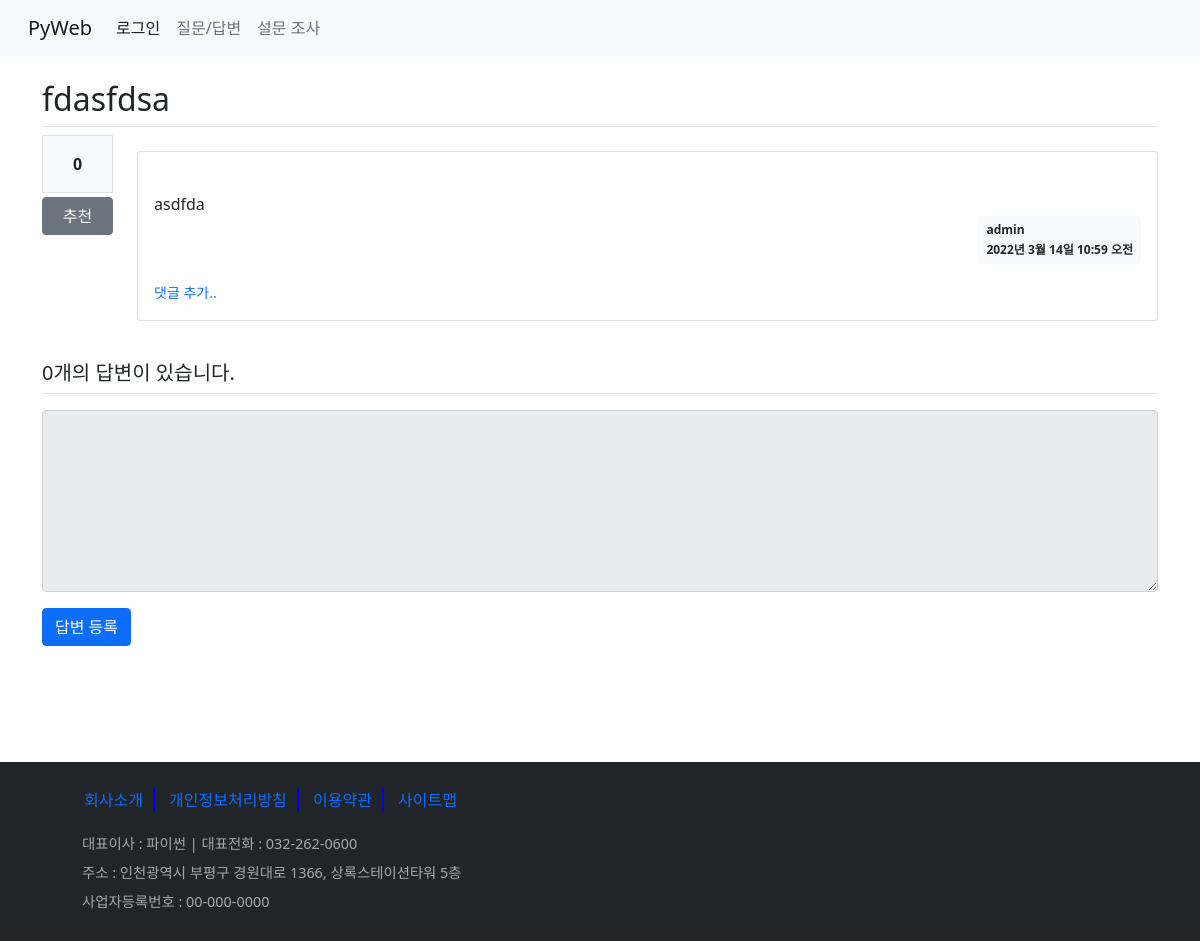
/board/30/, run on an earlier commit of the app's database.
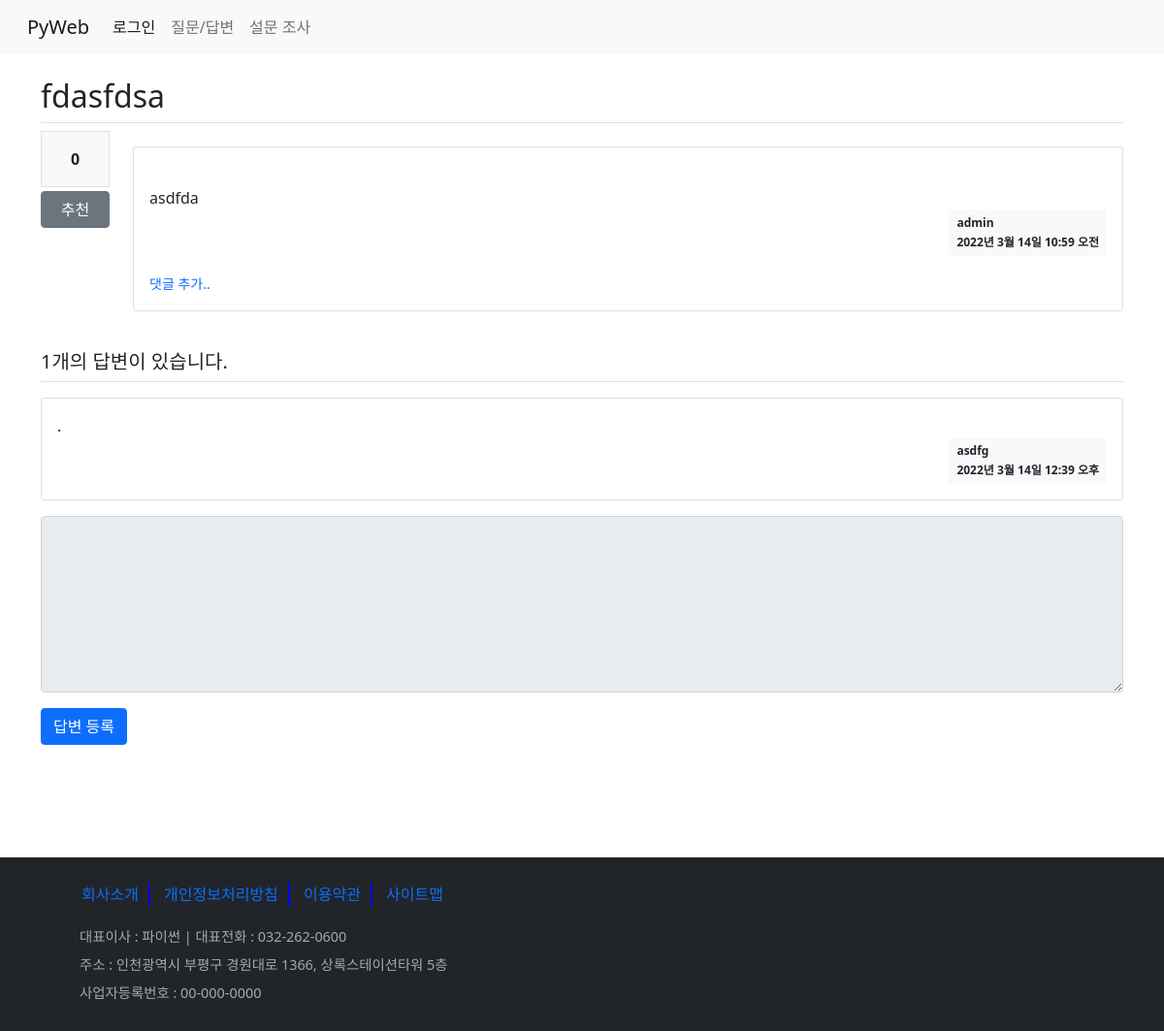
And on a later commit of the database.
### board/models.py (models this page shows, shortened)
class Question(models.Model):
    subject = models.CharField(max_length=200)
    content = models.TextField()
    create_date = models.DateTimeField()                                                            # 반드시 있어야 함(NOT NULL)
    modify_date = models.DateTimeField(null=True, blank=True)                                       # null 허용, blank - 폼 데이터 null
    author = models.ForeignKey(User, on_delete=models.CASCADE, related_name='author_question')      # user의 username과 외래키 설정
    voter = models.ManyToManyField(User, related_name='voter_question')                             # 추천수 - 다대다 관계

class Answer(models.Model):
    content = models.TextField()
    create_date = models.DateTimeField()
    modify_date = models.DateTimeField(null=True, blank=True)
    question = models.ForeignKey(Question, on_delete=models.CASCADE)
    author = models.ForeignKey(User, on_delete=models.CASCADE)          # user의 username과 외래키 설정

### board/views/base_views.py (the view)
# urls.py: path('<int:question_id>/', base_views.detail, name='detail'),    # 127.0.0.1:8000/board/1/
def detail(request, question_id):
    question = get_object_or_404(Question, pk=question_id)      # url 경로 오류 처리(오류 대신 Page not found (404) 출력)
    context = {'question':question}
    return render(request, 'board/detail.html', context)

### templates/board/detail.html (shortened to what this page needs)
{% extends 'base.html' %}
{% block content %}
    <div class="container my-3">
       <h2 class="border-bottom py-2">{{ question.subject }}</h2>
        <div class="row">
            <div class="col-1">
                <div class="bg-light text-center border p-3 font-weight-bolder">
                     {{ question.voter.count }}
                </div>
                <a href="#" data-uri="{% url 'board:vote_question' question.id %}"
                   class="recommend btn btn-secondary btn-block my-1">추천</a>
            </div>
            <div class="col-11">
                <div class="card my-3">
                    <div class="card-body">
                        <div class="card-text" style="white-space:pre-line">
                            {{ question.content }}
                        </div>
                        <div class="d-flex justify-content-end">
                            <div class="badge badge-light text-dark p-2 text-left">
                                <div class="mb-2">{{ question.author }}</div>
                                <div>{{ question.create_date }}</div>
                            </div>
                        </div>
                        <div>
                            <a href="{% url 'board:comment_create_question' question.id %}"
                            class="text-decoration-none small">댓글 추가..</a>
                        </div>
                    </div>
                </div>
            </div>
        </div>
        <h5 class="border-bottom my-3 py-2">
            {{ question.answer_set.count }}개의 답변이 있습니다.
        </h5>
        {% for answer in question.answer_set.all %}
        <div class="card my-3">
            <div class="card-body">
                <div class="card-text" style="white-space:pre-line">{{ answer.content }}</div>
                <div class="d-flex justify-content-end">
                    <div class="badge badge-light badge text-dark p-2 text-left">
                        <div class="mb-2">{{ answer.author }}</div>
                        <div>{{ answer.create_date }}</div>
                    </div>
                </div>
            </div>
        </div>
        {% endfor %}
        <form action="{% url 'board:answer_create' question.id %}" method="post">
            <div class="form-group">
                <textarea name="content" rows="7" cols="60" class="form-control"
                        {% if not user.is_authenticated %} disabled {% endif %}></textarea>
            </div>
            <input type="submit" value="답변 등록" class="btn btn-primary">
        </form>
    <div class="detail"></div>
    </div>
{% endblock %}

What changed in the data, as far as the page shows it:
computed for Question "fdasfdsa": answer_set.count "0" → "1"
added Answer: content ".", author "asdfg", create_date "2022년 3월 14일 12:39 오후"
